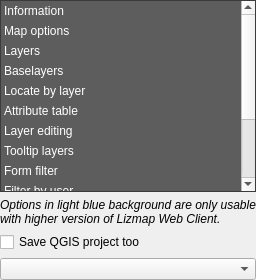
     <widget class="QFrame" name="mOptionsListFrame">
      <property name="minimumSize">
       <size>
        <width>0</width>
        <height>0</height>
       </size>
      </property>
      <property name="frameShape">
       <enum>QFrame::NoFrame</enum>
      </property>
      <property name="frameShadow">
       <enum>QFrame::Raised</enum>
      </property>
      <layout class="QVBoxLayout" name="verticalLayout_32">
       <property name="leftMargin">
        <number>0</number>
       </property>
       <property name="topMargin">
        <number>0</number>
       </property>
       <property name="rightMargin">
        <number>0</number>
       </property>
       <property name="bottomMargin">
        <number>0</number>
       </property>
       <item>
        <widget class="QListWidget" name="mOptionsListWidget">
         <property name="minimumSize">
          <size>
           <width>58</width>
           <height>0</height>
          </size>
         </property>
         <property name="maximumSize">
          <size>
           <width>16777215</width>
           <height>16777215</height>
          </size>
         </property>
         <property name="styleSheet">
          <string notr="true">QListWidget{
  background-color: rgb(69, 69, 69, 220);
  outline: 0;
}
QListWidget::item {
  color: white;
  padding: 3px;
}
QListWidget::item::selected {
  color: black;
  background-color:palette(Window);
    padding-right: 0px;
}</string>
         </property>
         <property name="horizontalScrollBarPolicy">
          <enum>Qt::ScrollBarAlwaysOff</enum>
         </property>
         <property name="editTriggers">
          <set>QAbstractItemView::NoEditTriggers</set>
         </property>
         <property name="iconSize">
          <size>
           <width>32</width>
           <height>32</height>
          </size>
         </property>
         <property name="textElideMode">
          <enum>Qt::ElideNone</enum>
         </property>
         <property name="resizeMode">
          <enum>QListView::Adjust</enum>
         </property>
         <property name="wordWrap">
          <bool>true</bool>
         </property>
         <item>
          <property name="text">
           <string>Information</string>
          </property>
         </item>
         <item>
          <property name="text">
           <string>Map options</string>
          </property>
         </item>
         <item>
          <property name="text">
           <string>Layers</string>
          </property>
         </item>
         <item>
          <property name="text">
           <string>Baselayers</string>
          </property>
         </item>
         <item>
          <property name="text">
           <string>Locate by layer</string>
          </property>
         </item>
         <item>
          <property name="text">
           <string>Attribute table</string>
          </property>
         </item>
         <item>
          <property name="text">
           <string>Layer editing</string>
          </property>
         </item>
         <item>
          <property name="text">
           <string>Tooltip layers</string>
          </property>
         </item>
         <item>
          <property name="text">
           <string>Form filter</string>
          </property>
         </item>
         <item>
          <property name="text">
           <string>Filter by user</string>
          </property>
         </item>
         <item>
          <property name="text">
           <string>Dataviz</string>
          </property>
         </item>
         <item>
          <property name="text">
           <string>Time Manager</string>
          </property>
         </item>
         <item>
          <property name="text">
           <string>Atlas</string>
          </property>
         </item>
         <item>
          <property name="text">
           <string>Log</string>
          </property>
         </item>
        </widget>
       </item>
       <item>
        <widget class="QLabel" name="label_lwc_version">
         <property name="font">
          <font>
           <italic>true</italic>
          </font>
         </property>
         <property name="text">
          <string>Options in light blue background are only usable with higher version of Lizmap Web Client.</string>
         </property>
         <property name="wordWrap">
          <bool>true</bool>
         </property>
        </widget>
       </item>
       <item>
        <widget class="QCheckBox" name="checkbox_save_project">
         <property name="toolTip">
          <string>Save the QGIS project too at the same time as the Lizmap config file.</string>
         </property>
         <property name="text">
          <string>Save QGIS project too</string>
         </property>
        </widget>
       </item>
       <item>
        <widget class="QComboBox" name="server_combo"/>
       </item>
      </layout>
     </widget>
